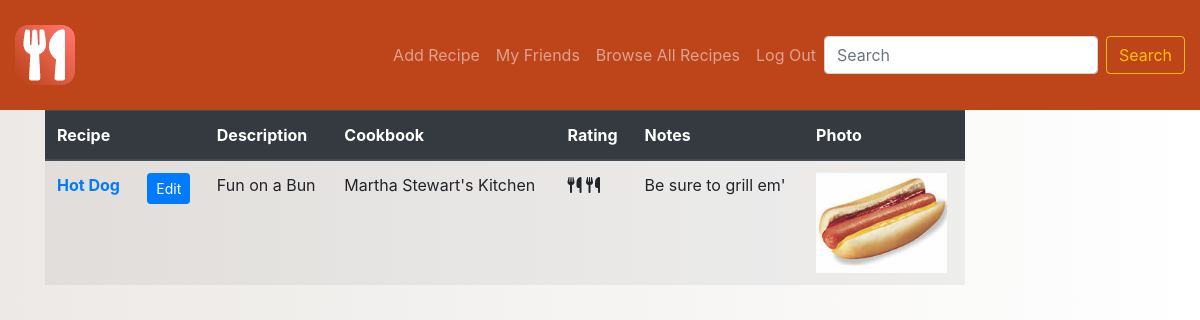
/profile/4, run on an earlier commit of the app's database.
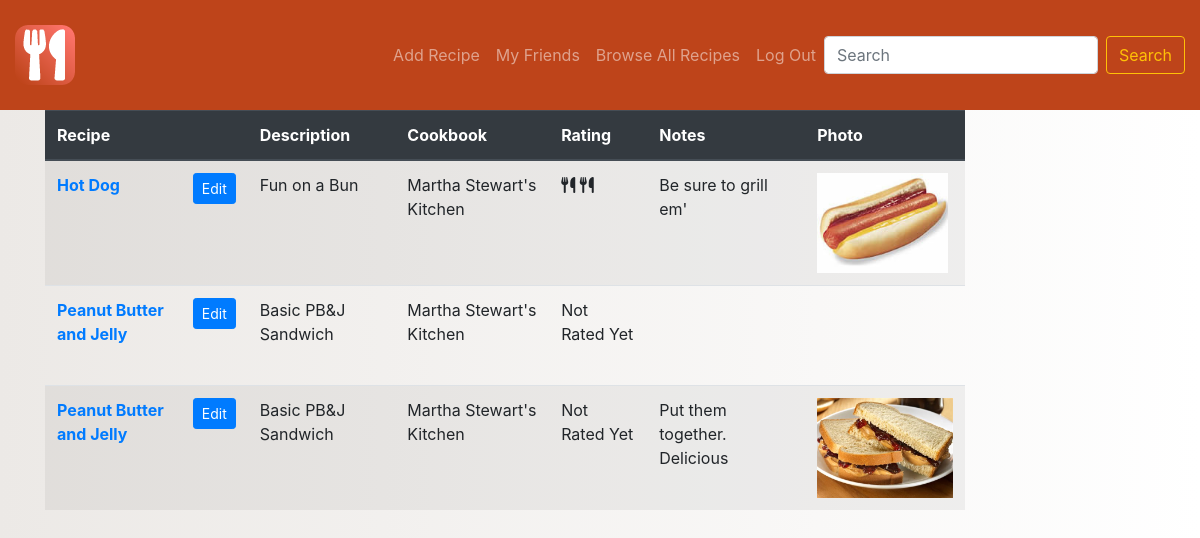
And on a later commit of the database.
### recipe_db/models.py (models this page shows)
class Recipe(models.Model):
    title = models.CharField(max_length=100)
    description = models.CharField(max_length=255)
    book = models.ForeignKey(Book, related_name="recipes", on_delete=models.CASCADE)
    rating = models.IntegerField(default=0, editable=True)
    forks = models.IntegerField(default=0, editable=True)
    count = models.IntegerField(default=0, editable=True)
    rated_by = models.ManyToManyField(User, related_name = "raters")
    notes = models.TextField()
    photo = models.FileField(upload_to="images", null=True, blank=True)
    poster = models.ForeignKey(User, related_name="posted_recipes", on_delete=models.CASCADE)
    objects = RecipeManager()
    created_at = models.DateTimeField(auto_now_add=True)
    updated_at = models.DateTimeField(auto_now=True)

class Book(models.Model):
    title = models.CharField(max_length=100)
    created_at = models.DateTimeField(auto_now_add=True)
    updated_at = models.DateTimeField(auto_now=True)

### recipe_db/views.py (the view)
# urls.py: path('profile/<int:id>', views.profile),
def profile(request, id):
    user_info = User.objects.get(id=id)
    context = {
        'user_recipes': user_info.posted_recipes.all(),
        'all_recipes' : Recipe.objects.all(),
        'all_books' : Book.objects.all()
    }
    return render(request, 'user_profile.html', context)

### recipe_db/templates/user_profile.html (shortened to what the changed rows need)
<!DOCTYPE html>
<html lang="en">
<head>
    <link rel="stylesheet" href="https://stackpath.bootstrapcdn.com/bootstrap/4.5.0/css/bootstrap.min.css">
    {% load static %}
    <link rel="stylesheet" href="{% static 'css/user_profile.css' %}">
</head>
<body>
    <nav class="navbar navbar-expand-md navbar-dark sticky-top" id="header">
        <div class="container-fluid">
            <h2 class=""><a class="navbar-brand" href="/profile/{{request.session.id}}">{{request.session.user}}</a></h2>
        </div>
    </nav>
    <div class="container">
        <div id="content" class="row">
            <div class="col-10">
                <table class="table table-striped">
                    <thead class="thead-dark">
                        <tr id="labels">
                            <th>Recipe</th>
                            <th></th>
                            <th>Description</th>
                            <th>Cookbook</th>
                            <th>Rating</th>
                            <th>Notes</th>
                            <th>Photo</th>
                        </tr>
                    </thead>
                    <tbody>
                        {% for recipe in user_recipes %}
                        <tr>
                            <th scope="row">
                                <a href="/recipe/{{recipe.id}}">{{recipe.title}}</a>
                            </th>
                            <td><a href="/edit_recipe/{{recipe.id}}" class="btn btn-primary btn-sm">Edit</a></td>
                            <td>
                                <p class="text-break">{{recipe.description}}</p>
                            </td>
                            <td>{{recipe.book.title}}</td>
                            {% if recipe.forks == 1 %}
                            <td><i class="fas fa-utensils"></i></td>
                            {% elif recipe.forks == 2 %}
                            <td><i class="fas fa-utensils"></i> <i class="fas fa-utensils"></i></td>
                            {% elif recipe.forks == 3 %}
                            <td><i class="fas fa-utensils"></i> <i class="fas fa-utensils"></i> <i
                                    class="fas fa-utensils"></i></td>
                            {% elif recipe.forks == 4 %}
                            <td class="text-nowrap"><i class="fas fa-utensils"></i> <i class="fas fa-utensils"></i> <i
                                    class="fas fa-utensils"></i> <i class="fas fa-utensils"></i></td>
                            {% elif recipe.forks == 5 %}
                            <td class="text-nowrap"><i class="fas fa-utensils"></i> <i class="fas fa-utensils"></i> <i
                                    class="fas fa-utensils"></i> <i class="fas fa-utensils"></i> <i
                                    class="fas fa-utensils"></i></td>
                            {% else %}
                            <td>Not Rated Yet</td>
                            {% endif %}
                            <td>
                                <p class="text-break">{{recipe.notes}}</p>
                            </td>
                            {% if recipe.photo %}
                            <td><img src="{{recipe.photo}}" alt="{{recipe.title}}" class="img" height="100px"></td>
                            {% else %}
                            <td></td>
                            {% endif %}
                        </tr>
                        {% endfor %}
                    </tbody>
                </table>
            </div>
        </div>
    </div>
</body>
</html>

What changed in the data, as far as the page shows it:
added Recipe: title "Peanut Butter and Jelly", description "Basic PB&J Sandwich", book "Martha Stewart's Kitchen", forks "Not Rated Yet"
added Recipe: title "Peanut Butter and Jelly", description "Basic PB&J Sandwich", book "Martha Stewart's Kitchen", forks "Not Rated Yet", notes "Put them together. Delicious", photo (picture)
